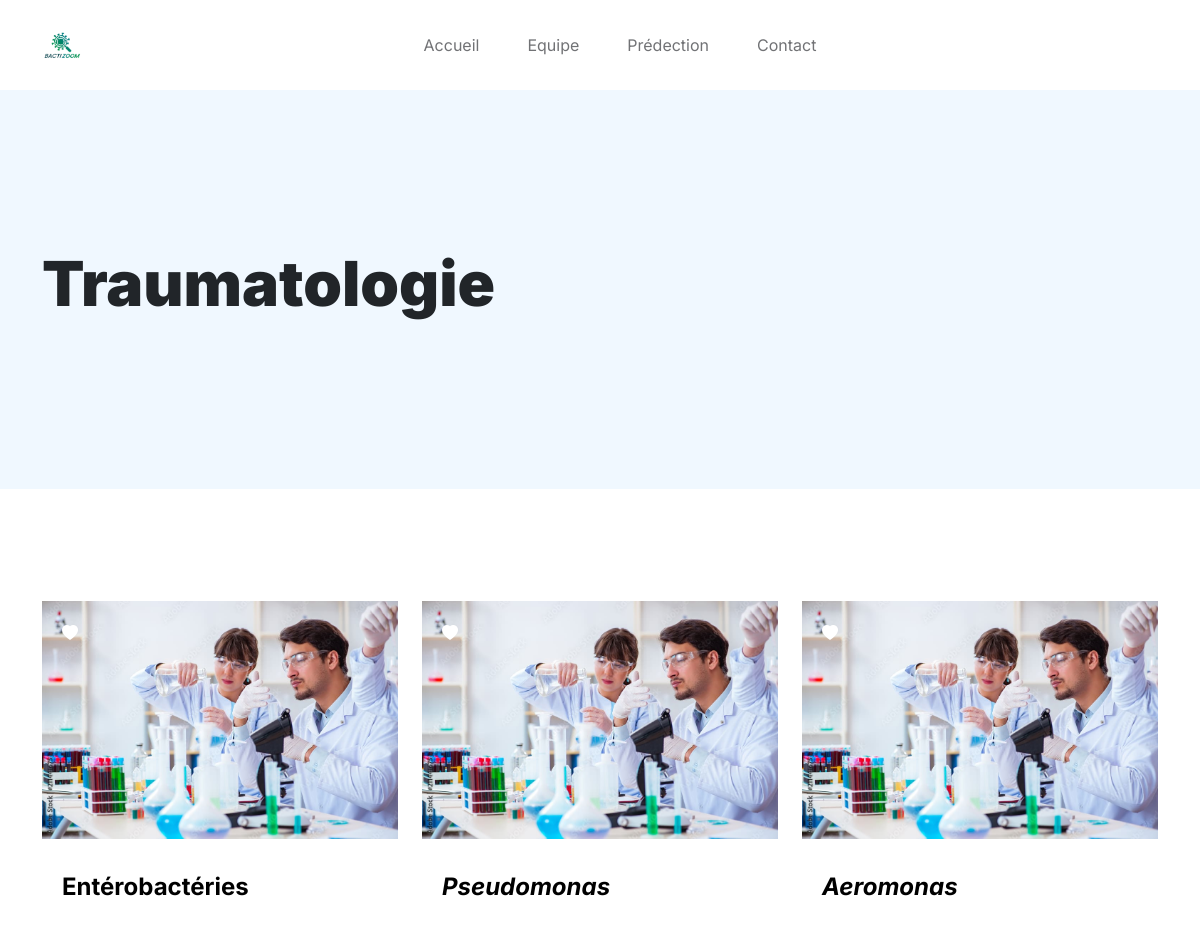
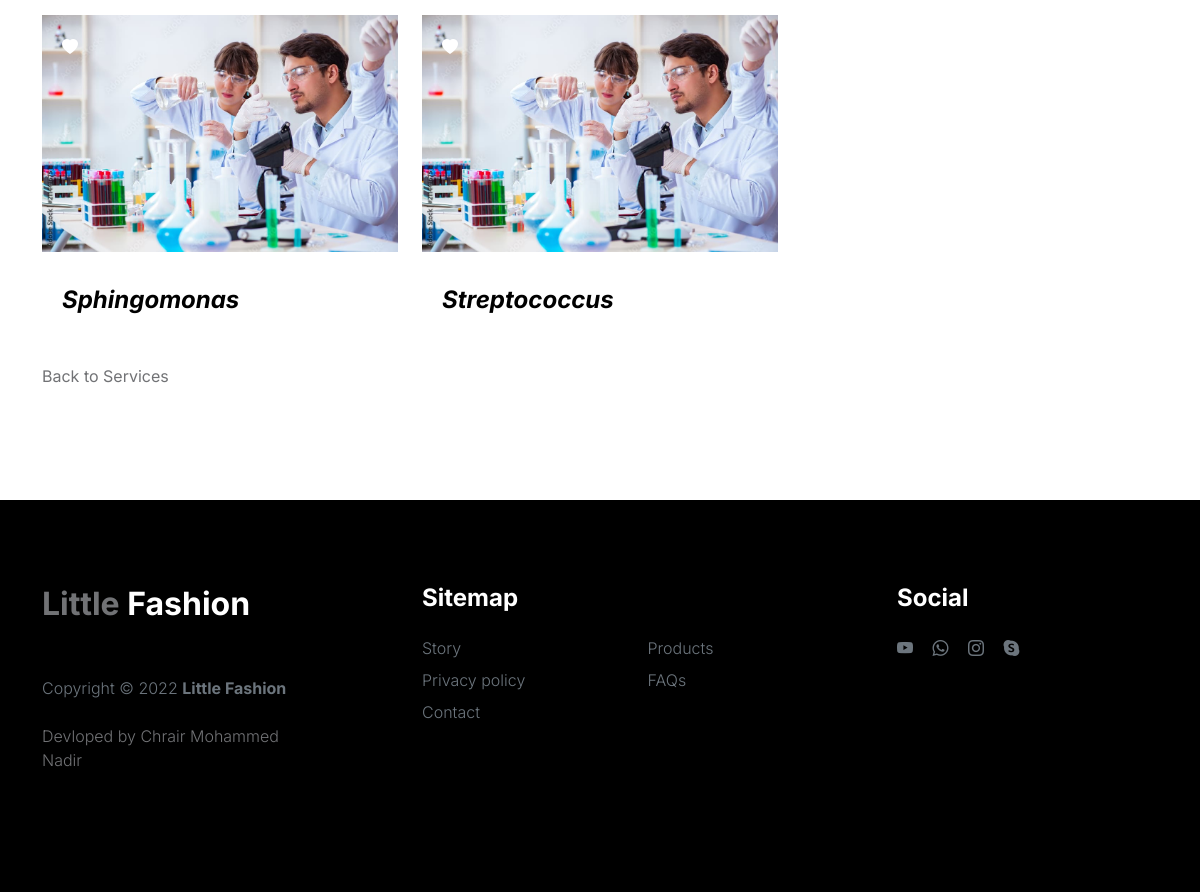
Page /groupebactirie/6/ on the committed database (2 pictures, top to bottom).
### myapp/models.py (models this page shows, shortened)
class Service(models.Model):
    name = models.CharField(max_length=100)
    image = models.ImageField(upload_to='service_images/', blank=True, null=True)

class GroupBacterie(models.Model):
    service = models.ForeignKey(Service, on_delete=models.CASCADE, related_name='groups')
    name = models.CharField(max_length=100)
    image1 = models.ImageField(upload_to='group_bacterie_images/', blank=True, null=True)

### myapp/views.py (the view)
# urls.py: path('groupebactirie/<int:id>/', views.groupebactirie, name='groupebactirie'),
def groupebactirie(request,id):
    service = get_object_or_404(Service, id=id)
    groups = service.groups.all()
    return render(request, 'groupebacterie.html', {'service': service, 'groups': groups})

### Templates/groupebacterie.html
{% extends 'statefiles/base.html' %} {% load static %} {% block content %}
<header class="site-header section-padding-img site-header-image">
  <div class="container">
    <div class="row">
      <div class="col-lg-6 col-12 header-info">
        <h1>
          <span class="d-block text-dark">{{ service.name }}</span>
        </h1>
      </div>
    </div>
  </div>
</header>
<section class="featured-product section-padding">
  <div class="container">
    <div class="row">
      {% for group in groups %}
      <div class="col-lg-4 col-12 mb-3">
        <div class="product-thumb">
          <a href="{% url 'bactirie' group.id %}">
            <img
              src="{% static 'images/ingenieur-biochimiste.jpg' %}"
              class="img-fluid product-image"
              alt=""
            />
          </a>
          <div class="product-top d-flex">
            <a href="#" class="bi-heart-fill product-icon"></a>
          </div>
          <div class="product-info d-flex">
            <div>
              {% if group.name == "Entérobactéries" %}
              <h5 class="product-title mb-0">
                <a
                  href="{% url 'bactirie' group.id %}"
                  class="product-title-link"
                  >{{ group.name }}</a
                >
              </h5>
              {% else %}
              <h5 class="product-title mb-0">
                <a
                  href="{% url 'bactirie' group.id %}"
                  class="product-title-link"
                  style="font-style: italic"
                  >{{ group.name }}</a
                >
              </h5>
              {% endif %}
            </div>
          </div>
        </div>
      </div>
      {% endfor %}
      <a href="{% url 'index' %}">Back to Services</a>
    </div>
  </div>
</section>
{% endblock %}

### myapp/static/css/tooplate-little-fashion.css (style rules this page uses)
:root { --white-color: #FFFFFF; --primary-color: #FF4400; --section-bg-color: #f0f8ff; --dark-color: #000000; --grey-color: #d0d1d1; --p-color: #717275; --body-font-family: 'Inter', sans-serif; --h5-font-size: 24px; --p-font-size: 20px; --copyright-text-font-size: 16px; --product-link-font-size: 14px; --custom-link-font-size: 12px; --font-weight-thin: 100; --font-weight-light: 300; --font-weight-normal: 400; --font-weight-bold: 700; --font-weight-black: 900; }
body, html { height: 100%; }
html { scroll-behavior: smooth; }
body { background: var(--white-color); font-family: var(--body-font-family); position: relative; }
h2, h3, h4, h5, h6 { color: var(--dark-color); line-height: inherit; }
h1, h2, h3, h4, h5, h6 { font-weight: var(--font-weight-bold); }
h1, h2 { font-weight: var(--font-weight-black); }
h1 { font-size: 64px; line-height: normal; }
h5 { font-size: 24px; }
a, button { touch-action: manipulation; transition: all 0.3s; }
a { color: var(--p-color); text-decoration: none; }
.site-header { background-color: var(--section-bg-color); position: relative; overflow: hidden; margin-top: 86px; }
.site-header.section-padding-img { padding-top: 10rem; padding-bottom: 10rem; }
section { content-visibility: auto; contain-intrinsic-size: 700px; }
.section-padding { padding-top: 7rem; padding-bottom: 7rem; }
.product-thumb { background: var(--white-color); position: relative; transition: all 0.5s ease-out; }
.product-image { transition: all 0.5s ease-out; }
.product-top { position: absolute; top: 0; right: 0; left: 0; margin: 20px; }
.product-info { padding: 30px 20px; }
.product-icon { color: var(--white-color); }
.product-title-link { color: var(--dark-color); }
@media screen and (max-width: 1200px) { h1 { font-size: 62px; } }

### rows in the picture
Service: name "Traumatologie"
GroupBacterie: name "Entérobactéries"
GroupBacterie: name "Pseudomonas"
GroupBacterie: name "Aeromonas"
GroupBacterie: name "Sphingomonas"
GroupBacterie: name "Streptococcus"
